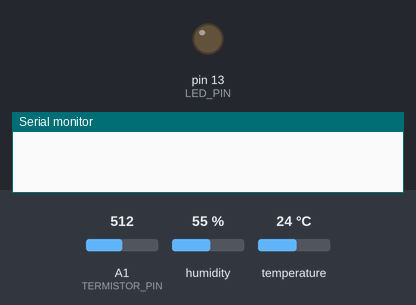
Bench run of a sketch on a simulated Arduino Mega 2560, built with avr-gcc and run on an emulated ATmega2560. Shown: output pins drawn as LEDs (lit = HIGH), the last lines printed to the serial monitor. The inputs (shaded band) are chosen by the test bench; at power-on: A1 (TERMISTOR_PIN) = 512, humidity 55 %, temperature 24 °C.

Above: at 0.9 s.
At 6.8 s:
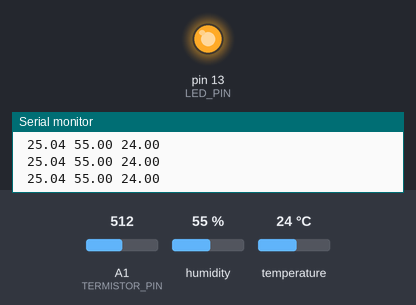
Timing chart, 0 to 9.0 s (numbered marks = the images above):
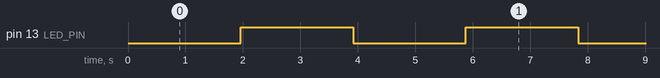

The sketch:

main.ino
```cpp
#include <DHT.h>
#include <Adafruit_Sensor.h>


#define LED_PIN LED_BUILTIN
volatile byte state = LOW;

/////////////////////////////////////////////////////////////////////
//DEFINICIONES PERTINENTES AL SENSOR DIGITAL DE TEMPERATURA+HUMEDAD//
/////////////////////////////////////////////////////////////////////
#define DHT_PIN 33
#define DHT_TYPE DHT11

DHT dht(DHT_PIN, DHT_TYPE);

float temp_digital, hum_digital;

////////////////////////////////////////////////////
//DEFINICIONES DEL SENSOR ANALOGICO DE TEMPERATURA//
////////////////////////////////////////////////////
#define TERMISTOR_PIN A1

int Vo;
float R2, temp_analogica;

const int R1 = 10000;
const float c1 = 0.001129148, c2 = 0.000234125, c3 = 0.0000000876741;

//Contador usado en el timer
int cont = 0;

////////////////////
//INICIA LA FIESTA//
////////////////////
void setup()
{
	Serial.begin(115200);
  	dht.begin();

	pinMode(LED_PIN, OUTPUT);

   	TIMSK2 = (TIMSK2 & B11111110) | 0x01;
   	TCCR2B = (TCCR2B & B11111000) | 0x07;
	//La formula para determinar cada cuanto se hace una interrupcion es 1/Clock-Speed * 2^n * clock_div
	//Clock Speed = 16Mhz en el arduino mega y uno
	//n -> 8 para el timer 0 y 2... 16 para el timer 1

}//SETUP


void loop()
{
	///////////////////
	//LECTURA DIGITAL//
 	///////////////////
 	hum_digital = dht.readHumidity();
	temp_digital = dht.readTemperature();

	/////////////////////
	//LECTURA ANALOGICA//
	/////////////////////
	Vo = analogRead(TERMISTOR_PIN);

	//CALCULO LA R DEL TERMISTOR
  	R2 = R1 * (1023.0 / (float)Vo - 1.0);

  	// temperature EN Cº
  	temp_analogica = (1.0 / (c1 + c2*log(R2) + c3*pow(log(R2), 3))) - 273.15;

	//USO EL PIN DE LA PLACA PARA VERIFICAR SI SE ENVIO DATA.
	//SU ESTADO CAMBIA CADA VEZ QUE ENTRO AL INTERRUPT
	digitalWrite(LED_PIN, state);

}//LOOP

ISR(TIMER2_OVF_vect)
{
	cont++;

	if(cont == 60)
	{
		//ESTA MAL USAR SERIAL PRINTS EN LAS INTERRUPCIONES
		Serial.print(" ");
		Serial.print(temp_analogica);
		Serial.print(" ");
		Serial.print(hum_digital);
		Serial.print(" ");
		Serial.println(temp_digital);

		state = !state;
		cont = 0;
	}

}//TIMER 2
```

Measured:
- by itself, pin 13 (LED_PIN): alternates HIGH for 2.0 s and LOW for 2.0 s
